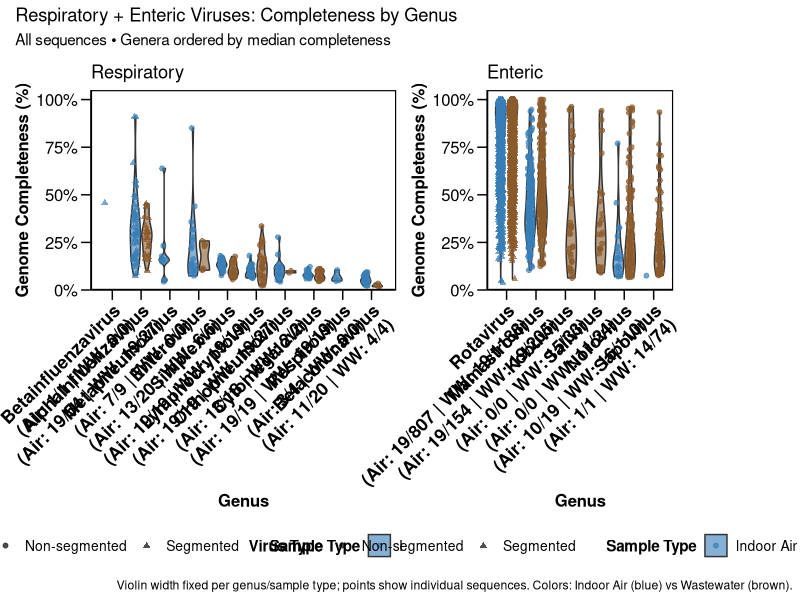
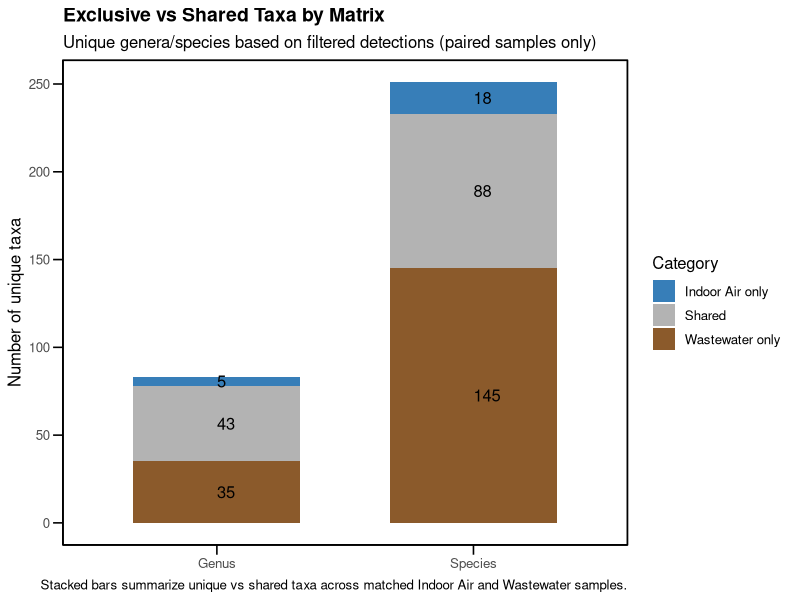
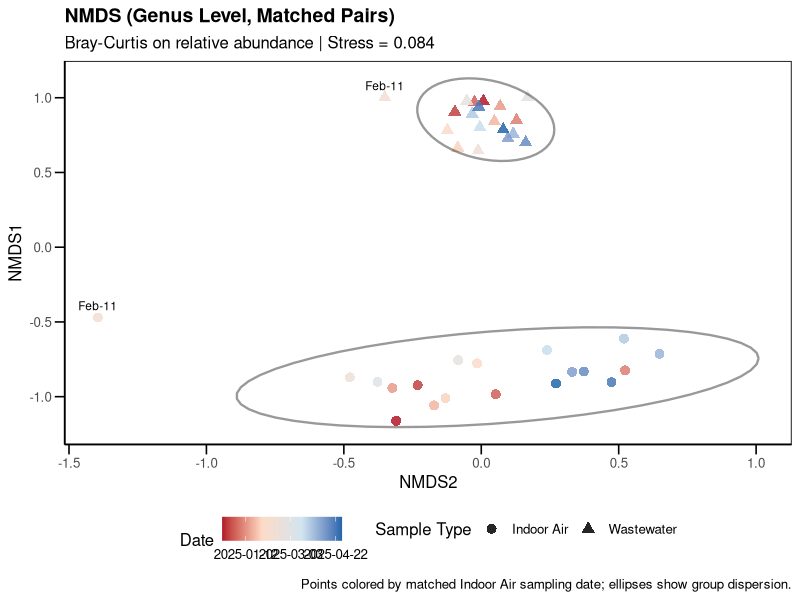
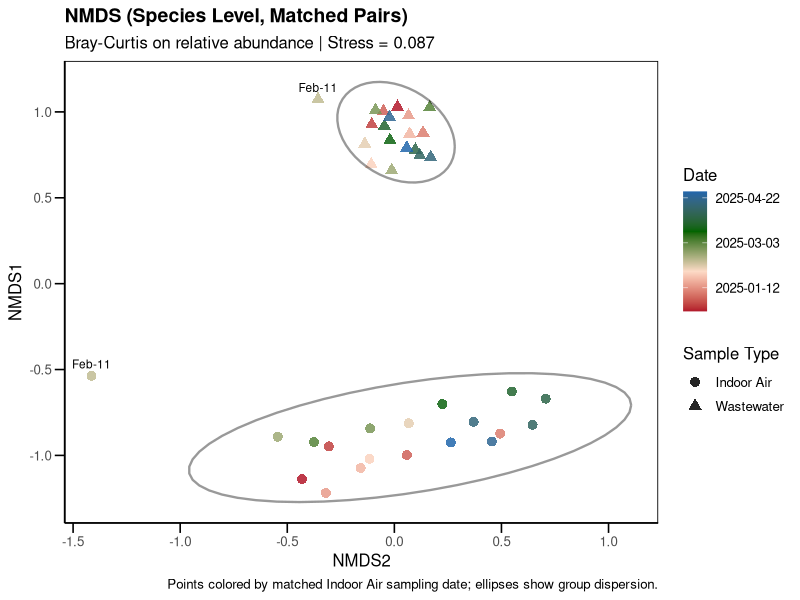
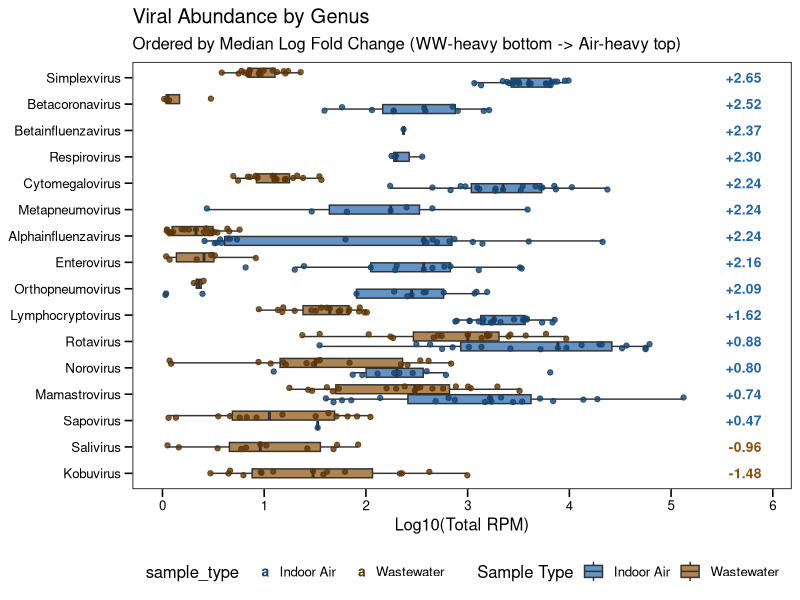

Write R code to recreate these figures, in order.
library(dplyr)
library(tidyr)
library(readr)
library(ggplot2)
library(stringr)
library(patchwork)
library(ggrepel)
library(vegan)

# Load pre-filtered data (run filter_data.R once to create these)
data_matched <- read_csv("filtered_data/data_filtered_matched.csv", show_col_types = FALSE)
metadata_matched <- read_csv("data/metadata_matched.csv", show_col_types = FALSE)

# Genus groups.
respiratory_genera <- c(
  "unclassified Pneumoviridae genus",
  "Orthopneumovirus",
  "Alphainfluenzavirus",
  "Betainfluenzavirus",
  "Respirovirus",
  "Betacoronavirus",
  "Cytomegalovirus",
  "Lymphocryptovirus",
  "Simplexvirus",
  "Enterovirus",
  "Metapneumovirus"
)

enteric_genera <- c(
  "Kobuvirus",
  "Sapovirus",
  "Salivirus",
  "Norovirus",
  "unclassified Astroviridae genus",
  "Mamastrovirus",
  "Rotavirus"
)

segmented_genera <- c("Alphainfluenzavirus", "Betainfluenzavirus", "Rotavirus")

# Build completeness table.
all_sequences_data <- data_matched %>%
  filter(genus %in% c(respiratory_genera, enteric_genera)) %>%
  mutate(
    genome_completeness = (covered_bases / reference_length) * 100,
    genus_standardized = case_when(
      genus %in% c("unclassified Pneumoviridae genus", "Orthopneumovirus") ~ "Orthopneumovirus",
      genus %in% c("unclassified Astroviridae genus", "Mamastrovirus") ~ "Mamastrovirus",
      TRUE ~ genus
    ),
    genus_clean = str_replace_all(genus_standardized, "unclassified ", "unc. "),
    virus_type = case_when(
      genus_standardized %in% respiratory_genera ~ "Respiratory",
      genus_standardized %in% enteric_genera ~ "Enteric",
      TRUE ~ "Other"
    ),
    is_segmented = genus_standardized %in% segmented_genera
  ) %>%
  select(sample_ID, genus_standardized, genus_clean, species, sample_type,
         genome_completeness, virus_type, is_segmented, match) %>%
  rename(genus = genus_standardized, completeness_value = genome_completeness)

# Build labels.
genus_sample_counts <- all_sequences_data %>%
  group_by(genus_clean, sample_type, virus_type) %>%
  summarise(
    n_samples = n_distinct(sample_ID),
    n_sequences = n(),
    .groups = "drop"
  ) %>%
  group_by(genus_clean, virus_type) %>%
  summarise(
    air_samples = ifelse(any(sample_type == "Indoor Air"),
                         n_samples[sample_type == "Indoor Air"][1], 0),
    ww_samples = ifelse(any(sample_type == "Wastewater"),
                        n_samples[sample_type == "Wastewater"][1], 0),
    air_sequences = ifelse(any(sample_type == "Indoor Air"),
                           n_sequences[sample_type == "Indoor Air"][1], 0),
    ww_sequences = ifelse(any(sample_type == "Wastewater"),
                          n_sequences[sample_type == "Wastewater"][1], 0),
    .groups = "drop"
  ) %>%
  mutate(
    label_with_counts = paste0(
      genus_clean, "\n",
      "(Air: ", air_samples, "/", air_sequences, " | ",
      "WW: ", ww_samples, "/", ww_sequences, ")"
    )
  )

all_sequences_data <- all_sequences_data %>%
  left_join(genus_sample_counts, by = c("genus_clean", "virus_type"))

combined_plot_data <- all_sequences_data %>%
  filter(virus_type %in% c("Respiratory", "Enteric")) %>%
  filter(!is.na(completeness_value), completeness_value >= 0, completeness_value <= 100)

order_stats <- combined_plot_data %>%
  group_by(virus_type, genus_clean) %>%
  summarise(
    median_comp = median(completeness_value, na.rm = TRUE),
    total_detections = n(),
    .groups = "drop"
  ) %>%
  arrange(virus_type, desc(median_comp), desc(total_detections))

genus_label_map <- genus_sample_counts %>%
  mutate(
    genus_label = paste0(
      genus_clean, "\n",
      "(Air: ", air_samples, "/", air_sequences, " | ",
      "WW: ", ww_samples, "/", ww_sequences, ")"
    )
  ) %>%
  select(genus_clean, genus_label)

label_map <- setNames(genus_label_map$genus_label, genus_label_map$genus_clean)

genus_counts_long <- genus_sample_counts %>%
  pivot_longer(
    cols = c(air_samples, air_sequences, ww_samples, ww_sequences),
    names_to = "metric",
    values_to = "value"
  ) %>%
  mutate(
    sample_type = if_else(str_starts(metric, "air_"), "Indoor Air", "Wastewater"),
    metric = case_when(
      metric %in% c("air_samples", "ww_samples") ~ "n",
      TRUE ~ "ndt"
    )
  ) %>%
  pivot_wider(names_from = metric, values_from = value) %>%
  mutate(
    n = replace_na(n, 0L),
    ndt = replace_na(ndt, 0L)
  )

resp_levels <- order_stats %>%
  filter(virus_type == "Respiratory") %>%
  pull(genus_clean)

enteric_levels <- order_stats %>%
  filter(virus_type == "Enteric") %>%
  pull(genus_clean)

plot_theme <- theme_minimal() +
  theme(
    axis.text.x = element_text(angle = 45, hjust = 1, size = 13, face = "bold", color ="black"),
    axis.text.y = element_text(size = 12, color = "black"),
    axis.title = element_text(size = 12, face = "bold", color = "black"),
    axis.ticks = element_line(color = "black", size = 0.5),
    axis.ticks.length = unit(0.25, "cm"),
    axis.line = element_line(color = "black", size = 0.5),
    legend.position = "bottom",
    legend.title = element_text(size = 11, face = "bold"),
    legend.text = element_text(size = 10),
    strip.text = element_text(size = 10, face = "bold", color = "white"),
    strip.background = element_rect(fill = "black", color = "black", size = 0.5),
    panel.grid.minor = element_blank(),
    panel.grid.major = element_blank(),
    panel.border = element_rect(color = "black", fill = NA, size = 0.8),
    panel.spacing = unit(0.8, "lines"),
    plot.background = element_rect(fill = "white", color = NA),
    panel.background = element_rect(fill = "white", color = NA)
  )

# Plot helper.
make_genus_plot <- function(df, levels_order, panel_title) {
  df <- df %>%
    mutate(
      genus_ordered = factor(genus_clean, levels = levels_order),
      genus_num = as.numeric(genus_ordered),
      x_dodge = genus_num + ifelse(sample_type == "Indoor Air", -0.2, 0.2)
    )
  
  df_violin <- df %>%
    group_by(genus_ordered, sample_type) %>%
    filter(n() >= 2) %>%
    ungroup()
  
  ggplot(df, aes(x = x_dodge, y = completeness_value, fill = sample_type, group = interaction(genus_ordered, sample_type))) +
    geom_violin(
      data = df_violin,
      alpha = 0.6, trim = TRUE, scale = "width", width = 0.35
    ) +
    geom_point(
      aes(color = sample_type, shape = is_segmented),
      alpha = 0.7, size = 1.6, stroke = 0.3,
      position = position_jitter(width = 0.08, height = 0)
    ) +
    scale_fill_manual(values = c("Wastewater" = "#8B5A2B", "Indoor Air" = "#377EB8")) +
    scale_color_manual(values = c("Wastewater" = "#8B5A2B", "Indoor Air" = "#377EB8")) +
    scale_shape_manual(values = c("TRUE" = 17, "FALSE" = 19),
                       name = "Virus Type",
                       labels = c("TRUE" = "Segmented", "FALSE" = "Non-segmented")) +
    scale_y_continuous(labels = function(x) paste0(x, "%"),
                       limits = c(0, 100), expand = expansion(mult = c(0, 0.05))) +
    scale_x_continuous(
      breaks = seq_along(levels_order),
      labels = label_map[levels_order]
    ) +
    labs(
      title = panel_title,
      x = "Genus",
      y = "Genome Completeness (%)",
      fill = "Sample Type",
      color = "Sample Type"
    ) +
    plot_theme
}

#### Panel A & B: Respiratory And Enteric Completeness Plots ###

respiratory_plot <- make_genus_plot(
  combined_plot_data %>% filter(virus_type == "Respiratory"),
  resp_levels,
  panel_title = "Respiratory"
)

enteric_plot <- make_genus_plot(
  combined_plot_data %>% filter(virus_type == "Enteric"),
  enteric_levels,
  panel_title = "Enteric"
)

n_resp_genera <- length(resp_levels)
n_enteric_genera <- length(enteric_levels)
total_genera <- n_resp_genera + n_enteric_genera

total_width <- 2 + (total_genera * 1.2)

top_row <- respiratory_plot | enteric_plot +
  plot_layout(
    guides = "collect",
    widths = c(n_resp_genera, n_enteric_genera)
  )

figure2_plot <- top_row &
  theme(legend.position = "bottom")

figure2_plot <- figure2_plot +
  plot_annotation(
    title = "Respiratory + Enteric Viruses: Completeness by Genus",
    subtitle = "All sequences • Genera ordered by median completeness",
    caption = "Violin width fixed per genus/sample type; points show individual sequences. Colors: Indoor Air (blue) vs Wastewater (brown)."
  )

print(figure2_plot)

#### Panel C: Exclusivity Summary Plot ###

# Exclusivity counts.
summarize_exclusivity <- function(df, level_col, level_label) {
  df %>%
    distinct(sample_type, .data[[level_col]]) %>%
    group_by(.data[[level_col]]) %>%
    summarise(
      has_air = any(sample_type == "Indoor Air"),
      has_ww = any(sample_type == "Wastewater"),
      .groups = "drop"
    ) %>%
    mutate(
      level = level_label,
      category = case_when(
        has_air & has_ww ~ "Shared",
        has_air ~ "Indoor Air only",
        has_ww ~ "Wastewater only",
        TRUE ~ "Other"
      )
    ) %>%
    filter(category != "Other")
}

excl_genus <- summarize_exclusivity(data_matched, "genus", "Genus")
excl_species <- summarize_exclusivity(data_matched, "species", "Species")

excl_summary <- bind_rows(excl_genus, excl_species) %>%
  count(level, category, name = "count") %>%
  mutate(category = factor(category, levels = c("Indoor Air only", "Shared", "Wastewater only")))


excl_plot <- ggplot(excl_summary, aes(x = level, y = count, fill = category)) +
  geom_col(width = 0.65, position = "stack") +
  geom_text(aes(label = count),
            position = position_stack(vjust = 0.5),
            color = "black", size = 4.2, hjust = 0) +
  scale_fill_manual(values = c("Indoor Air only" = "#377EB8",
                               "Shared" = "gray70",
                               "Wastewater only" = "#8B5A2B")) +
  labs(
    title = "Exclusive vs Shared Taxa by Matrix",
    subtitle = "Unique genera/species based on filtered detections (paired samples only)",
    x = NULL,
    y = "Number of unique taxa",
    fill = "Category",
    caption = "Stacked bars summarize unique vs shared taxa across matched Indoor Air and Wastewater samples."
  ) +
  theme_minimal(base_size = 12) +
  theme(
    text = element_text(size = 12),
    panel.grid = element_blank(),
    plot.title = element_text(face = "bold", size = 14),
    axis.line = element_line(color = "black"),
    axis.ticks = element_line(color = "black"),
    axis.ticks.length = unit(0.25, "cm"),
    panel.border = element_rect(color = "black", fill = NA, linewidth = 0.6),
    plot.margin = margin(5.5, 8, 5.5, 5.5)
  ) +
  coord_cartesian(clip = "off")

print(excl_plot)

#### Panel D: Nmds Plots (Genus And Species Level) ###

# Genus nmds.
genus_abundance <- data_matched %>%
  group_by(sample_ID, sample_type, genus) %>%
  summarise(abundance = sum(reads_aligned, na.rm = TRUE), .groups = "drop")

genus_wide <- genus_abundance %>%
  pivot_wider(
    names_from = genus,
    values_from = abundance,
    values_fill = list(abundance = 0)
  )

genus_matrix <- genus_wide %>%
  select(-sample_ID, -sample_type)

genus_rel <- genus_matrix / pmax(rowSums(genus_matrix), 1)

set.seed(123)
nmds_fit <- metaMDS(genus_rel, distance = "bray", k = 2, trymax = 200, autotransform = FALSE)

nmds_scores <- as.data.frame(scores(nmds_fit, display = "sites"))
nmds_scores$sample_ID <- genus_wide$sample_ID
nmds_scores$sample_type <- genus_wide$sample_type

air_match_dates <- metadata_matched %>%
  filter(sample_type == "Indoor Air") %>%
  distinct(match, date_parsed)

nmds_scores <- nmds_scores %>%
  left_join(metadata_matched %>% select(sample_ID, match), by = "sample_ID") %>%
  left_join(air_match_dates, by = "match") %>%
  mutate(
    date_parsed = as.Date(date_parsed),
    date_label = format(date_parsed, "%b-%d"),
    date_num = as.numeric(date_parsed)
  )

date_breaks_num <- scales::breaks_pretty(n = 4)(nmds_scores$date_num)
date_breaks_lbl <- format(as.Date(date_breaks_num, origin = "1970-01-01"), "%Y-%m-%d")

air_scores <- nmds_scores %>%
  filter(sample_type == "Indoor Air")

if (nrow(air_scores) > 0) {
  air_centroid <- colMeans(air_scores[, c("NMDS1", "NMDS2")], na.rm = TRUE)
  air_scores <- air_scores %>%
    mutate(dist_to_centroid = sqrt((NMDS1 - air_centroid[1])^2 + (NMDS2 - air_centroid[2])^2))
  
  outlier_air <- air_scores %>%
    arrange(desc(dist_to_centroid)) %>%
    slice(1)
  
  print(outlier_air)
}

ww_scores <- nmds_scores %>%
  filter(sample_type == "Wastewater")

if (nrow(ww_scores) > 0) {
  ww_centroid <- colMeans(ww_scores[, c("NMDS1", "NMDS2")], na.rm = TRUE)
  ww_scores <- ww_scores %>%
    mutate(dist_to_centroid = sqrt((NMDS1 - ww_centroid[1])^2 + (NMDS2 - ww_centroid[2])^2))
  
  outlier_ww <- ww_scores %>%
    arrange(desc(dist_to_centroid)) %>%
    slice(1)
  
  print(outlier_ww)
}

p_nmds <- ggplot(nmds_scores, aes(x = NMDS2, y = NMDS1, color = date_num, shape = sample_type)) +
  geom_point(size = 3, alpha = 0.85) +
  {if (exists("outlier_air") && nrow(outlier_air) == 1) {
    geom_text(data = outlier_air, aes(label = date_label),
              color = "black", size = 3, vjust = -0.8)
  } else {
    NULL
  }} +
  {if (exists("outlier_ww") && nrow(outlier_ww) == 1) {
    geom_text(data = outlier_ww, aes(label = date_label),
              color = "black", size = 3, vjust = -0.8)
  } else {
    NULL
  }} +
  stat_ellipse(type = "t", linetype = "solid", linewidth = 0.8, alpha = 0.4, color = "black") +
  scale_color_gradientn(
    colors = c("#b2182b", "#fddbc7", "#d1e5f0", "#2166ac"),
    breaks = date_breaks_num,
    labels = date_breaks_lbl
  ) +
  scale_shape_manual(values = c("Indoor Air" = 16, "Wastewater" = 17)) +
  labs(
    title = "NMDS (Genus Level, Matched Pairs)",
    subtitle = paste0("Bray-Curtis on relative abundance | Stress = ", round(nmds_fit$stress, 3)),
    x = "NMDS2",
    y = "NMDS1",
    color = "Date",
    shape = "Sample Type",
    caption = "Points colored by matched Indoor Air sampling date; ellipses show group dispersion."
  ) +
  theme_minimal(base_size = 12) +
  theme(
    text = element_text(size = 12),
    axis.ticks = element_line(color = "black"),
    axis.ticks.length = unit(0.25, "cm"),
    axis.line = element_line(color = "black"),
    panel.grid = element_blank(),
    plot.title = element_text(face = "bold", size = 14),
    panel.border = element_rect(color = "black", fill = NA, linewidth = 0.6),
    legend.position = "bottom"
  )

print(p_nmds)

# Species nmds.
species_abundance <- data_matched %>%
  group_by(sample_ID, sample_type, species) %>%
  summarise(abundance = sum(reads_aligned, na.rm = TRUE), .groups = "drop")

species_wide <- species_abundance %>%
  pivot_wider(
    names_from = species,
    values_from = abundance,
    values_fill = list(abundance = 0)
  )

species_matrix <- species_wide %>%
  select(-sample_ID, -sample_type)

species_rel <- species_matrix / pmax(rowSums(species_matrix), 1)

set.seed(123)
nmds_species_fit <- metaMDS(species_rel, distance = "bray", k = 2, trymax = 200, autotransform = FALSE)

nmds_species_scores <- as.data.frame(scores(nmds_species_fit, display = "sites"))
nmds_species_scores$sample_ID <- species_wide$sample_ID
nmds_species_scores$sample_type <- species_wide$sample_type

nmds_species_scores <- nmds_species_scores %>%
  left_join(metadata_matched %>% select(sample_ID, match), by = "sample_ID") %>%
  left_join(air_match_dates, by = "match") %>%
  mutate(
    date_parsed = as.Date(date_parsed),
    date_label = format(date_parsed, "%b-%d"),
    date_num = as.numeric(date_parsed)
  )

date_breaks_num_sp <- scales::breaks_pretty(n = 4)(nmds_species_scores$date_num)
date_breaks_lbl_sp <- format(as.Date(date_breaks_num_sp, origin = "1970-01-01"), "%Y-%m-%d")

air_scores_sp <- nmds_species_scores %>%
  filter(sample_type == "Indoor Air")

if (nrow(air_scores_sp) > 0) {
  air_centroid_sp <- colMeans(air_scores_sp[, c("NMDS1", "NMDS2")], na.rm = TRUE)
  air_scores_sp <- air_scores_sp %>%
    mutate(dist_to_centroid = sqrt((NMDS1 - air_centroid_sp[1])^2 + (NMDS2 - air_centroid_sp[2])^2))
  
  outlier_air_sp <- air_scores_sp %>%
    arrange(desc(dist_to_centroid)) %>%
    slice(1)
  
  print(outlier_air_sp)
}

ww_scores_sp <- nmds_species_scores %>%
  filter(sample_type == "Wastewater")

if (nrow(ww_scores_sp) > 0) {
  ww_centroid_sp <- colMeans(ww_scores_sp[, c("NMDS1", "NMDS2")], na.rm = TRUE)
  ww_scores_sp <- ww_scores_sp %>%
    mutate(dist_to_centroid = sqrt((NMDS1 - ww_centroid_sp[1])^2 + (NMDS2 - ww_centroid_sp[2])^2))
  
  outlier_ww_sp <- ww_scores_sp %>%
    arrange(desc(dist_to_centroid)) %>%
    slice(1)
  
  print(outlier_ww_sp)
}

p_nmds_species <- ggplot(nmds_species_scores, aes(x = NMDS2, y = NMDS1, color = date_num, shape = sample_type)) +
  geom_point(size = 3, alpha = 0.85) +
  {if (exists("outlier_air_sp") && nrow(outlier_air_sp) == 1) {
    geom_text(data = outlier_air_sp, aes(label = date_label),
              color = "black", size = 3, vjust = -0.8)
  } else {
    NULL
  }} +
  {if (exists("outlier_ww_sp") && nrow(outlier_ww_sp) == 1) {
    geom_text(data = outlier_ww_sp, aes(label = date_label),
              color = "black", size = 3, vjust = -0.8)
  } else {
    NULL
  }} +
  stat_ellipse(type = "t", linetype = "solid", linewidth = 0.8, alpha = 0.4, color = "black") +
  scale_color_gradientn(
    colors = c("#b2182b", "#fddbc7", "darkgreen", "#2166ac"),
    breaks = date_breaks_num_sp,
    labels = date_breaks_lbl_sp
  ) +
  scale_shape_manual(values = c("Indoor Air" = 16, "Wastewater" = 17)) +
  labs(
    title = "NMDS (Species Level, Matched Pairs)",
    subtitle = paste0("Bray-Curtis on relative abundance | Stress = ", round(nmds_species_fit$stress, 3)),
    x = "NMDS2",
    y = "NMDS1",
    color = "Date",
    shape = "Sample Type",
    caption = "Points colored by matched Indoor Air sampling date; ellipses show group dispersion."
  ) +
  theme_minimal(base_size = 12) +
  theme(
    text = element_text(size = 12),
    axis.ticks = element_line(color = "black"),
    axis.ticks.length = unit(0.25, "cm"),
    axis.line = element_line(color = "black"),
    panel.grid = element_blank(),
    plot.title = element_text(face = "bold", size = 14),
    panel.border = element_rect(color = "black", fill = NA, linewidth = 0.6),
    legend.position = "right"
  )

print(p_nmds_species)

#### Panel E: Abundance Comparison (Ordered) ###

# Genus rpm comparison.
target_genera_list <- unique(c(respiratory_genera, enteric_genera))

data_targets <- data_matched %>%
  dplyr::filter(genus %in% target_genera_list) %>%
  dplyr::mutate(
    group_key = dplyr::case_when(
      genus %in% c("unclassified Pneumoviridae genus", "Orthopneumovirus") ~ "Orthopneumovirus",
      genus %in% c("unclassified Astroviridae genus", "Mamastrovirus") ~ "Mamastrovirus",
      TRUE ~ genus
    )
  )

sample_genus_abundance <- data_targets %>%
  group_by(sample_ID, sample_type, group_key) %>%
  summarise(
    total_rpm = sum(reads_per_million, na.rm = TRUE),
    .groups = "drop"
  )

lfc_stats <- sample_genus_abundance %>%
  mutate(log_rpm = log10(total_rpm)) %>%
  group_by(group_key, sample_type) %>%
  summarise(median_log = median(log_rpm), .groups = "drop") %>%
  pivot_wider(names_from = sample_type, values_from = median_log, values_fill = 0) %>%
  mutate(
    lfc_median = `Indoor Air` - `Wastewater`,
    lfc_label = sprintf("%+.2f", lfc_median),
    color_group = ifelse(lfc_median > 0, "#2166ac", "#8c510a")
  ) %>%
  arrange(lfc_median)

sample_genus_abundance <- sample_genus_abundance %>%
  mutate(group_key = factor(group_key, levels = lfc_stats$group_key))

max_val <- max(log10(sample_genus_abundance$total_rpm), na.rm = TRUE)
text_x_pos <- max_val * 1.15

p_abundance_ordered <- ggplot(sample_genus_abundance, aes(x = group_key, y = log10(total_rpm), fill = sample_type)) +
  geom_boxplot(outlier.shape = NA, alpha = 0.7, 
               position = position_dodge2(width = 0.8, preserve = "single")) +
  geom_point(aes(color = sample_type), 
             position = position_jitterdodge(jitter.width = 0.2, dodge.width = 0.8), 
             size = 1.5, alpha = 0.8, show.legend = FALSE) +
  geom_text(data = lfc_stats, 
            aes(x = group_key, y = text_x_pos, label = lfc_label, color = I(color_group)), 
            inherit.aes = FALSE, size = 3.5, fontface = "bold", hjust = 1) +
  coord_flip() + 
  scale_fill_manual(values = c("Indoor Air" = "#2166ac", "Wastewater" = "#8c510a"), name = "Sample Type") +
  scale_color_manual(values = c("Indoor Air" = "#164473", "Wastewater" = "#5e3606")) +
  labs(
    title = "Viral Abundance by Genus",
    subtitle = "Ordered by Median Log Fold Change (WW-heavy bottom -> Air-heavy top)",
    y = "Log10(Total RPM)",
    x = NULL
  ) +
  scale_y_continuous(breaks = scales::breaks_width(1), limits = c(0, text_x_pos)) +
  theme_minimal(base_size = 12) +
  theme(
    text = element_text(color = "black", size = 12),
    axis.text = element_text(color = "black"),
    panel.border = element_rect(color = "black", fill = NA),
    legend.position = "bottom",
    panel.grid = element_blank(),
    axis.ticks = element_line(color = "black"),
    axis.ticks.length = unit(0.2, "cm")
  )

print(p_abundance_ordered)

# Dispersion tests.
bray_genus <- vegdist(genus_rel, method = "bray")
disp_genus <- betadisper(bray_genus, group = genus_wide$sample_type)
disp_genus_test <- permutest(disp_genus, permutations = 999)

cat("\nBeta dispersion (genus level):\n")
print(anova(disp_genus))
print(disp_genus_test)
print(tapply(disp_genus$distances, genus_wide$sample_type, summary))

bray_species <- vegdist(species_rel, method = "bray")
disp_species <- betadisper(bray_species, group = species_wide$sample_type)
disp_species_test <- permutest(disp_species, permutations = 999)

cat("\nBeta dispersion (species level):\n")
print(anova(disp_species))
print(disp_species_test)
print(tapply(disp_species$distances, species_wide$sample_type, summary))
